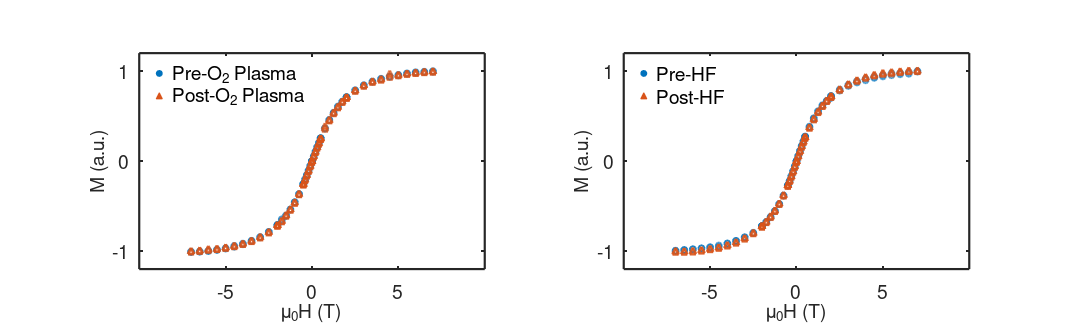

Write the MATLAB code that produced this figure.
%% Settings for plotting
RedAccent =[229/255,20/255,0/255];
BlueAccent =[76/255,174/255,227/255];
GreenAccent =[51/255,153/255,51/255];
White=[1 1 1];
Black=[0 0 0];
DefaultBlue=[0    0.4470    0.7410];
DefaultOrange=[0.8500    0.3250    0.0980];
DefaultYellow=[0.9290    0.6940    0.1250];
DefaultPurple=[0.4940    0.1840    0.5560];
DefaultGreen=[0.4660    0.6740    0.1880];
DefaultLightBlue=[0.3010    0.7450    0.9330];
DefaultCrimson=[0.6350    0.0780    0.1840];
MarkerSize=7;
LineWidth=2.5;
PlotLineWidth=3;
MarkerLineWidth=2;
sz = 49;

%% Data imports - O2 plasma treatment
fieldOeO2 = [7.00E+04 6.50E+04 6.00E+04 5.50E+04 5.00E+04 4.50E+04 4.00E+04 3.50E+04 3.00E+04 2.50E+04 2.00E+04 2.00E+04 1.75E+04 1.50E+04 1.25E+04 1.00E+04 7.50E+03 5.00E+03 5.00E+03 4.00E+03 3.00E+03 2.00E+03 1.00E+03 0.00E+00 0.00E+00 -1.00E+03 -2.00E+03 -3.00E+03 -4.00E+03 -5.00E+03 -5.00E+03 -7.50E+03 -1.00E+04 -1.25E+04 -1.50E+04 -1.75E+04 -2.00E+04 -2.00E+04 -2.50E+04 -3.00E+04 -3.50E+04 -4.00E+04 -4.50E+04 -5.00E+04 -5.50E+04 -6.00E+04 -6.50E+04 -7.00E+04 -7.00E+04 -6.50E+04 -6.00E+04 -5.50E+04 -5.00E+04 -4.50E+04 -4.00E+04 -3.50E+04 -3.00E+04 -2.50E+04 -2.00E+04 -2.00E+04 -1.75E+04 -1.50E+04 -1.25E+04 -1.00E+04 -7.50E+03 -5.00E+03 -5.00E+03 -4.00E+03 -3.00E+03 -2.00E+03 -1.00E+03 0.00E+00 0.00E+00 1.00E+03 2.00E+03 3.00E+03 4.00E+03 5.00E+03 5.00E+03 7.50E+03 1.00E+04 1.25E+04 1.50E+04 1.75E+04 2.00E+04 2.00E+04 2.50E+04 3.00E+04 3.50E+04 4.00E+04 4.50E+04 5.00E+04 5.50E+04 6.00E+04 6.50E+04 7.00E+04];
fieldTO2 = fieldOeO2./10000;
emu_preO2 = [7.76E-03 7.73E-03 7.67E-03 7.62E-03 7.44E-03 7.33E-03 7.13E-03 6.89E-03 6.56E-03 6.13E-03 5.54E-03 5.56E-03 5.15E-03 4.70E-03 4.18E-03 3.57E-03 2.83E-03 1.97E-03 1.98E-03 1.61E-03 1.21E-03 8.14E-04 4.11E-04 -5.61E-06 -6.65E-06 -4.34E-04 -8.22E-04 -1.22E-03 -1.61E-03 -1.99E-03 -1.99E-03 -2.87E-03 -3.57E-03 -4.21E-03 -4.74E-03 -5.17E-03 -5.55E-03 -5.59E-03 -6.16E-03 -6.63E-03 -6.92E-03 -7.17E-03 -7.36E-03 -7.57E-03 -7.69E-03 -7.80E-03 -7.88E-03 -7.91E-03 -7.87E-03 -7.85E-03 -7.82E-03 -7.73E-03 -7.61E-03 -7.45E-03 -7.23E-03 -6.95E-03 -6.60E-03 -6.15E-03 -5.56E-03 -5.56E-03 -5.05E-03 -4.74E-03 -4.20E-03 -3.57E-03 -2.86E-03 -2.00E-03 -1.99E-03 -1.59E-03 -1.22E-03 -8.21E-04 -3.95E-04 6.14E-06 4.77E-06 4.10E-04 8.28E-04 1.22E-03 1.56E-03 1.99E-03 1.99E-03 2.85E-03 3.58E-03 4.20E-03 4.75E-03 5.17E-03 5.55E-03 5.55E-03 6.16E-03 6.60E-03 6.92E-03 7.16E-03 7.36E-03 7.50E-03 7.60E-03 7.73E-03 7.77E-03 7.82E-03];
emu_postO2 = [7.82E-03 7.78E-03 7.71E-03 7.62E-03 7.51E-03 7.60E-03 7.10E-03 6.95E-03 6.60E-03 6.16E-03 5.56E-03 5.56E-03 5.19E-03 4.74E-03 4.23E-03 3.60E-03 3.03E-03 1.99E-03 1.98E-03 1.58E-03 1.21E-03 8.23E-04 4.39E-04 -5.92E-06 -5.45E-06 -4.19E-04 -8.17E-04 -1.20E-03 -1.60E-03 -1.96E-03 -1.99E-03 -2.84E-03 -3.57E-03 -4.19E-03 -4.72E-03 -5.20E-03 -5.56E-03 -5.56E-03 -6.15E-03 -6.58E-03 -6.91E-03 -7.16E-03 -7.35E-03 -7.50E-03 -7.61E-03 -7.63E-03 -7.75E-03 -7.82E-03 -7.81E-03 -7.77E-03 -7.70E-03 -7.61E-03 -7.50E-03 -7.36E-03 -7.17E-03 -6.92E-03 -6.60E-03 -6.16E-03 -5.56E-03 -5.55E-03 -5.18E-03 -4.67E-03 -4.18E-03 -3.60E-03 -2.84E-03 -1.98E-03 -1.99E-03 -1.61E-03 -1.22E-03 -8.17E-04 -4.01E-04 5.29E-06 4.73E-06 4.20E-04 8.22E-04 1.22E-03 1.54E-03 1.95E-03 1.98E-03 2.84E-03 3.57E-03 4.19E-03 4.70E-03 5.18E-03 5.55E-03 5.55E-03 6.15E-03 6.59E-03 6.92E-03 7.16E-03 7.35E-03 7.49E-03 7.62E-03 7.69E-03 7.76E-03 7.81E-03];
% Normalization
c1 = max(emu_preO2);
emu_preO2 = emu_preO2/c1;
emu_postO2 = emu_postO2/c1;
%% Data imports - HF treatment
fieldOeHF = [0.00E+00 1.00E+03 2.00E+03 3.00E+03 4.00E+03 5.00E+03 5.00E+03 7.50E+03 1.00E+04 1.25E+04 1.50E+04 1.75E+04 2.00E+04 2.00E+04 2.50E+04 3.00E+04 3.50E+04 4.00E+04 4.50E+04 5.00E+04 5.50E+04 6.00E+04 6.50E+04 7.00E+04 7.00E+04 6.50E+04 6.00E+04 5.50E+04 5.00E+04 4.50E+04 4.00E+04 3.50E+04 3.00E+04 2.50E+04 2.00E+04 2.00E+04 1.75E+04 1.50E+04 1.25E+04 1.00E+04 7.50E+03 5.00E+03 5.00E+03 4.00E+03 3.00E+03 2.00E+03 1.00E+03 0.00E+00 0.00E+00 -1.00E+03 -2.00E+03 -3.00E+03 -4.00E+03 -5.00E+03 -5.00E+03 -7.50E+03 -1.00E+04 -1.25E+04 -1.50E+04 -1.75E+04 -2.00E+04 -2.00E+04 -2.50E+04 -3.00E+04 -3.50E+04 -4.00E+04 -4.50E+04 -5.00E+04 -5.50E+04 -6.00E+04 -6.50E+04 -7.00E+04 -7.00E+04 -6.50E+04 -6.00E+04 -5.50E+04 -5.00E+04 -4.50E+04 -4.00E+04 -3.50E+04 -3.00E+04 -2.50E+04 -2.00E+04 -2.00E+04 -1.75E+04 -1.50E+04 -1.25E+04 -1.00E+04 -7.50E+03 -5.00E+03 -5.00E+03 -4.00E+03 -3.00E+03 -2.00E+03 -1.00E+03 0.00E+00];
fieldTHF = fieldOeHF./10000;
emu_preHF = [3.93E-06 4.81E-04 9.51E-04 1.41E-03 1.85E-03 2.27E-03 2.27E-03 3.20E-03 3.98E-03 4.64E-03 5.19E-03 5.65E-03 5.94E-03 6.04E-03 6.63E-03 7.07E-03 7.40E-03 7.60E-03 7.83E-03 7.97E-03 8.08E-03 8.17E-03 8.22E-03 8.42E-03 8.47E-03 8.37E-03 8.30E-03 8.27E-03 8.10E-03 7.95E-03 7.76E-03 7.53E-03 7.19E-03 6.74E-03 6.13E-03 6.13E-03 5.67E-03 5.27E-03 4.71E-03 4.05E-03 3.25E-03 2.31E-03 2.30E-03 1.87E-03 1.43E-03 9.65E-04 4.88E-04 -5.81E-06 -5.98E-06 -4.95E-04 -9.70E-04 -1.43E-03 -1.88E-03 -2.30E-03 -2.30E-03 -3.25E-03 -4.04E-03 -4.71E-03 -5.27E-03 -5.74E-03 -6.13E-03 -6.13E-03 -6.74E-03 -7.18E-03 -7.51E-03 -7.75E-03 -7.94E-03 -8.15E-03 -8.21E-03 -8.30E-03 -8.36E-03 -8.43E-03 -8.44E-03 -8.37E-03 -8.30E-03 -8.21E-03 -8.09E-03 -8.05E-03 -7.76E-03 -7.50E-03 -7.16E-03 -6.79E-03 -6.12E-03 -6.11E-03 -5.72E-03 -5.26E-03 -4.70E-03 -4.04E-03 -3.24E-03 -2.29E-03 -2.29E-03 -1.87E-03 -1.43E-03 -9.63E-04 -4.80E-04 6.70E-06];
emu_postHF = [4.96E-06 4.80E-04 9.38E-04 1.40E-03 1.84E-03 2.25E-03 2.26E-03 3.18E-03 3.97E-03 4.66E-03 5.23E-03 5.71E-03 6.11E-03 6.12E-03 6.77E-03 7.26E-03 7.63E-03 7.92E-03 8.14E-03 8.32E-03 8.40E-03 8.47E-03 8.51E-03 8.51E-03 8.53E-03 8.53E-03 8.42E-03 8.30E-03 8.25E-03 8.10E-03 7.89E-03 7.60E-03 7.24E-03 6.76E-03 6.11E-03 6.09E-03 5.70E-03 5.23E-03 4.65E-03 3.98E-03 3.20E-03 2.27E-03 2.29E-03 1.85E-03 1.41E-03 9.59E-04 4.83E-04 -2.15E-06 -4.14E-06 -4.93E-04 -9.60E-04 -1.41E-03 -1.84E-03 -2.26E-03 -2.26E-03 -3.19E-03 -3.99E-03 -4.65E-03 -5.23E-03 -5.71E-03 -6.12E-03 -6.12E-03 -6.73E-03 -7.26E-03 -7.64E-03 -7.92E-03 -8.13E-03 -8.25E-03 -8.39E-03 -8.49E-03 -8.50E-03 -8.51E-03 -8.44E-03 -8.47E-03 -8.42E-03 -8.36E-03 -8.25E-03 -8.10E-03 -7.88E-03 -7.61E-03 -7.23E-03 -6.76E-03 -6.10E-03 -6.09E-03 -5.69E-03 -5.18E-03 -4.65E-03 -3.99E-03 -3.20E-03 -2.27E-03 -2.26E-03 -1.84E-03 -1.42E-03 -9.54E-04 -4.87E-04 -2.16E-07];
% Normalize
c2 = max(emu_preHF);
emu_preHF = emu_preHF/c2;
emu_postHF = emu_postHF/c2;

%% Plotting 
figure1 = figure;
subplot(1,2,1)
p1 = scatter(fieldTO2, emu_preO2, sz, 'o');
set(p1,'LineWidth',MarkerLineWidth,'MarkerFaceColor',DefaultBlue,'MarkerFaceAlpha',0,'MarkerEdgeAlpha',0.7);
box on
hold all
p2 = scatter(fieldTO2, emu_postO2, sz, '^');
set(p2,'LineWidth',PlotLineWidth,'MarkerFaceColor',DefaultOrange,'MarkerFaceAlpha',0,'MarkerEdgeAlpha',0.7);

xlim([-10 10]);
ylim([-1.2 1.2]);
set(gca,'FontSize',22,'LineWidth',LineWidth);
set(gca,'YTick',[-1 0 1])
set(gca,'XTick',[-5 0 5])
pbaspect([1.6 1 1])


fh = figure(1); % returns the handle to the figure object
set(fh, 'color', 'white'); % sets the color to white 
xlabel('\mu_0H (T)','Fontsize',22);
ylabel('M (a.u.)','Fontsize',22);

leg = legend('Pre-O_2 Plasma', 'Post-O_2 Plasma');
set(leg,'Location', 'northwest','Fontsize',22)
set(leg, 'Box', 'off')

subplot(1,2,2)
p1 = scatter(fieldTHF, emu_preHF, sz, 'o');
set(p1,'LineWidth',MarkerLineWidth,'MarkerFaceColor',DefaultBlue,'MarkerFaceAlpha',0,'MarkerEdgeAlpha',0.7);
box on
hold all
p2 = scatter(fieldTHF, emu_postHF, sz, '^');
set(p2,'LineWidth',PlotLineWidth,'MarkerFaceColor',DefaultOrange,'MarkerFaceAlpha',0,'MarkerEdgeAlpha',0.7);

xlim([-10 10]);
ylim([-1.2 1.2]);
set(gca,'FontSize',22,'LineWidth',LineWidth);
set(gca,'YTick',[-1 0 1])
set(gca,'XTick',[-5 0 5])
pbaspect([1.6 1 1])


fh = figure(1); % returns the handle to the figure object
set(fh, 'color', 'white'); % sets the color to white 
xlabel('\mu_0H (T)','Fontsize',22);
ylabel('M (a.u.)','Fontsize',22);

leg = legend('Pre-HF', 'Post-HF');
set(leg,'Location', 'northwest','Fontsize',22)
set(leg, 'Box', 'off')

% Export
fh = figure(1); % returns the handle to the figure object
set(fh, 'color', 'white'); % sets the color to white 
set(gcf, 'PaperPosition', [0 0 17 5.3]) % make paper larger
print(gcf, 'treatmentdraft.png', '-dpng', '-r300' ) % save 300 dpi file
